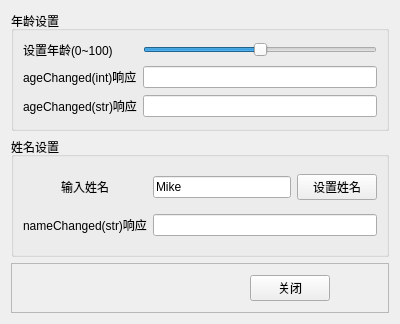
<?xml version="1.0" encoding="UTF-8"?>
<ui version="4.0">
 <class>Widget</class>
 <widget class="QWidget" name="Widget">
  <property name="geometry">
   <rect>
    <x>0</x>
    <y>0</y>
    <width>400</width>
    <height>324</height>
   </rect>
  </property>
  <property name="windowTitle">
   <string>Form</string>
  </property>
  <layout class="QVBoxLayout" name="verticalLayout">
   <item>
    <widget class="QGroupBox" name="groupBox">
     <property name="title">
      <string>年龄设置</string>
     </property>
     <layout class="QGridLayout" name="gridLayout">
      <item row="0" column="0">
       <widget class="QLabel" name="label">
        <property name="text">
         <string>设置年龄(0~100)</string>
        </property>
       </widget>
      </item>
      <item row="0" column="1">
       <widget class="QSlider" name="sliderSetAge">
        <property name="maximum">
         <number>100</number>
        </property>
        <property name="value">
         <number>50</number>
        </property>
        <property name="orientation">
         <enum>Qt::Horizontal</enum>
        </property>
       </widget>
      </item>
      <item row="1" column="0">
       <widget class="QLabel" name="label_2">
        <property name="text">
         <string>ageChanged(int)响应</string>
        </property>
       </widget>
      </item>
      <item row="1" column="1">
       <widget class="QLineEdit" name="editAgeInt"/>
      </item>
      <item row="2" column="0">
       <widget class="QLabel" name="label_3">
        <property name="text">
         <string>ageChanged(str)响应</string>
        </property>
       </widget>
      </item>
      <item row="2" column="1">
       <widget class="QLineEdit" name="editAgeStr"/>
      </item>
     </layout>
    </widget>
   </item>
   <item>
    <widget class="QGroupBox" name="groupBox_2">
     <property name="title">
      <string>姓名设置</string>
     </property>
     <layout class="QGridLayout" name="gridLayout_2">
      <item row="0" column="0" alignment="Qt::AlignHCenter">
       <widget class="QLabel" name="label_4">
        <property name="text">
         <string>输入姓名</string>
        </property>
       </widget>
      </item>
      <item row="0" column="1">
       <widget class="QLineEdit" name="editNameInput">
        <property name="text">
         <string>Mike</string>
        </property>
       </widget>
      </item>
      <item row="0" column="2">
       <widget class="QPushButton" name="btnSetName">
        <property name="text">
         <string>设置姓名</string>
        </property>
        <property name="icon">
         <iconset resource="../Resource/res.qrc">
          <normaloff>:/icons/images/322.bmp</normaloff>:/icons/images/322.bmp</iconset>
        </property>
       </widget>
      </item>
      <item row="1" column="0">
       <widget class="QLabel" name="label_5">
        <property name="text">
         <string>nameChanged(str)响应</string>
        </property>
       </widget>
      </item>
      <item row="1" column="1" colspan="2">
       <widget class="QLineEdit" name="editNameHello"/>
      </item>
     </layout>
    </widget>
   </item>
   <item>
    <widget class="QFrame" name="frame_Button">
     <property name="maximumSize">
      <size>
       <width>16777215</width>
       <height>50</height>
      </size>
     </property>
     <property name="frameShape">
      <enum>QFrame::StyledPanel</enum>
     </property>
     <property name="frameShadow">
      <enum>QFrame::Raised</enum>
     </property>
     <layout class="QHBoxLayout" name="horizontalLayout">
      <item>
       <spacer name="horizontalSpacer_3">
        <property name="orientation">
         <enum>Qt::Horizontal</enum>
        </property>
        <property name="sizeHint" stdset="0">
         <size>
          <width>90</width>
          <height>20</height>
         </size>
        </property>
       </spacer>
      </item>
      <item>
       <spacer name="horizontalSpacer_4">
        <property name="orientation">
         <enum>Qt::Horizontal</enum>
        </property>
        <property name="sizeHint" stdset="0">
         <size>
          <width>40</width>
          <height>20</height>
         </size>
        </property>
       </spacer>
      </item>
      <item>
       <spacer name="horizontalSpacer">
        <property name="orientation">
         <enum>Qt::Horizontal</enum>
        </property>
        <property name="sizeHint" stdset="0">
         <size>
          <width>90</width>
          <height>20</height>
         </size>
        </property>
       </spacer>
      </item>
      <item>
       <widget class="QPushButton" name="btnClose">
        <property name="text">
         <string>关闭</string>
        </property>
        <property name="icon">
         <iconset resource="../Resource/res.qrc">
          <normaloff>:/icons/images/132.bmp</normaloff>:/icons/images/132.bmp</iconset>
        </property>
       </widget>
      </item>
      <item>
       <spacer name="horizontalSpacer_2">
        <property name="orientation">
         <enum>Qt::Horizontal</enum>
        </property>
        <property name="sizeHint" stdset="0">
         <size>
          <width>40</width>
          <height>20</height>
         </size>
        </property>
       </spacer>
      </item>
     </layout>
    </widget>
   </item>
  </layout>
 </widget>
 <tabstops>
  <tabstop>sliderSetAge</tabstop>
  <tabstop>editAgeInt</tabstop>
  <tabstop>editAgeStr</tabstop>
  <tabstop>editNameInput</tabstop>
  <tabstop>btnSetName</tabstop>
  <tabstop>editNameHello</tabstop>
  <tabstop>btnClose</tabstop>
 </tabstops>
 <resources>
  <include location="../Resource/res.qrc"/>
 </resources>
 <connections/>
</ui>
